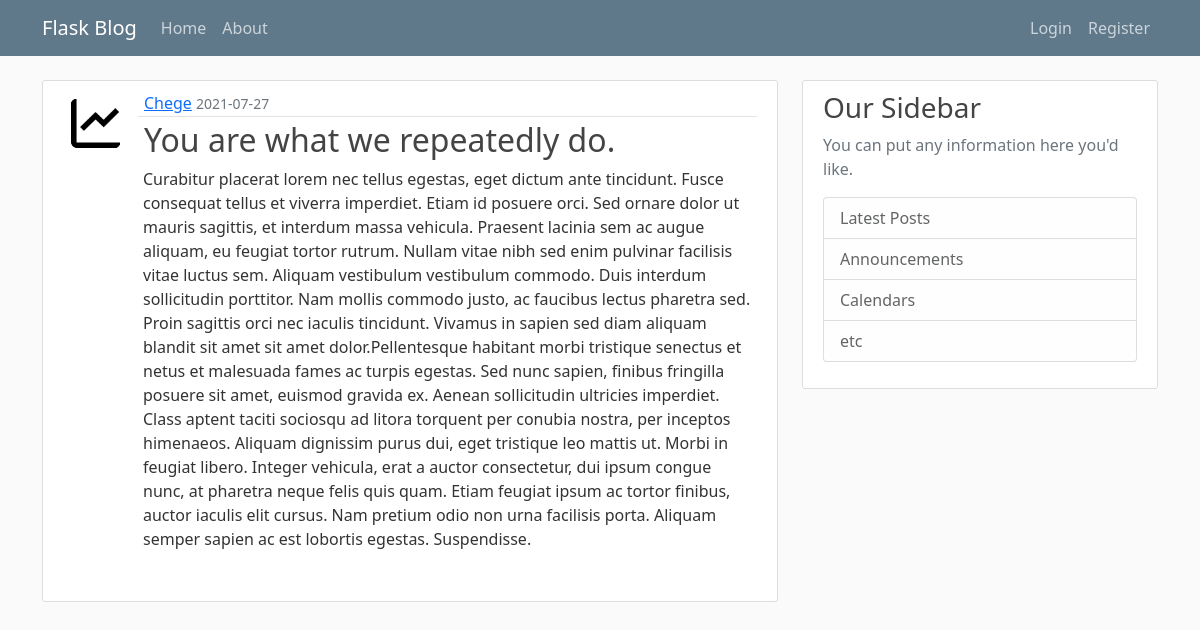
Screenshot of /post/2 with the database file from the repository.
### flaskblog/models.py (models this page shows, shortened)
class User(db.Model,UserMixin):
    id = db.Column(db.Integer, primary_key=True)
    username = db.Column(db.String(15),unique=True,nullable=False)
    email = db.Column(db.String(120),unique=True,nullable=False)
    image_file = db.Column(db.String(20),nullable=False, default='default.jpg')
    password = db.Column(db.String(60),nullable=False)#hashing method to be used returns 60 characters
    posts = db.relationship('Post',backref='author',lazy=True)

class Post(db.Model):
    id = db.Column(db.Integer, primary_key=True)
    title = db.Column(db.String(100),nullable=False)
    date_posted = db.Column(db.DateTime,nullable=False,default=datetime.utcnow)
    content = db.Column(db.Text,nullable=False)
    user_id = db.Column(db.Integer,db.ForeignKey('user.id'),nullable=False)

### flaskblog/routes.py (the view)
@app.route("/post/<int:post_id>")
def post(post_id):
    post = Post.query.get_or_404(post_id)
    return render_template('post.html',title=post.title,post=post)

### flaskblog/templates/post.html (shortened to what this page needs)
{%extends "layout.html"%}
{%block content%}
	<article class="media content-section">
	<img class="rounded-circle article-img" src="{{ url_for('static',filename='profile_pics/'+post.author.image_file) }}" ></img>
	  <div class="media-body">
	    <div class="article-metadata">
	      <a class="mr-2" href="{{url_for('user_post',username=post.author.username)}}">{{ post.author.username }}</a>
	      <small class="text-muted">{{ post.date_posted.strftime('%Y-%m-%d') }}</small>
	    </div>
	    <h2 class="article-title">{{ post.title }}</h2>
	    <p class="article-content">{{ post.content }}</p>
	  </div>
	</article>
{%endblock content%}

### flaskblog/static/main.css (style rules this page uses)
body { background: #fafafa; color: #333333; margin-top: 5rem; }
h1, h2, h3, h4, h5, h6 { color: #444444; }
.content-section { background: #ffffff; padding: 10px 20px; border: 1px solid #dddddd; border-radius: 3px; margin-bottom: 20px; }
.article-title { color: #444444; text-decoration: none; }
.article-content { white-space: pre-line; margin-left: 5px; }
.article-img { display: block; height: 65px; width: 65px; margin-right: 16px; float: left; }
.media-body { margin-left: 75px; }
.article-metadata { padding-bottom: 1px; margin-bottom: 4px; border-bottom: 1px solid #e3e3e3 }

### rows the page displays
User: image_file (picture), author.username "Chege"
Post: date_posted "2021-07-27", title "You are what we repeatedly do.", content "Curabitur placerat lorem nec tellus egestas, eget dictum ante tincidunt. Fusce consequat tellus et viverra imperdiet. Etiam id posuere orci. Sed ornare dolor ut mauris sagittis, et interdum massa vehicula. Praesent lacinia sem ac augue aliquam, eu feugiat tortor rutrum. Nullam vitae nibh sed enim pulvinar facilisis vitae luctus sem. Aliquam vestibulum vestibulum commodo. Duis interdum sollicitudin porttitor. Nam mollis commodo justo, ac faucibus lectus pharetra sed. Proin sagittis orci nec iaculis tincidunt. Vivamus in sapien sed diam aliquam blandit sit amet sit amet dolor.Pellentesque habitant morbi tristique senectus et netus et malesuada fames ac turpis egestas. Sed nunc sapien, finibus…"
